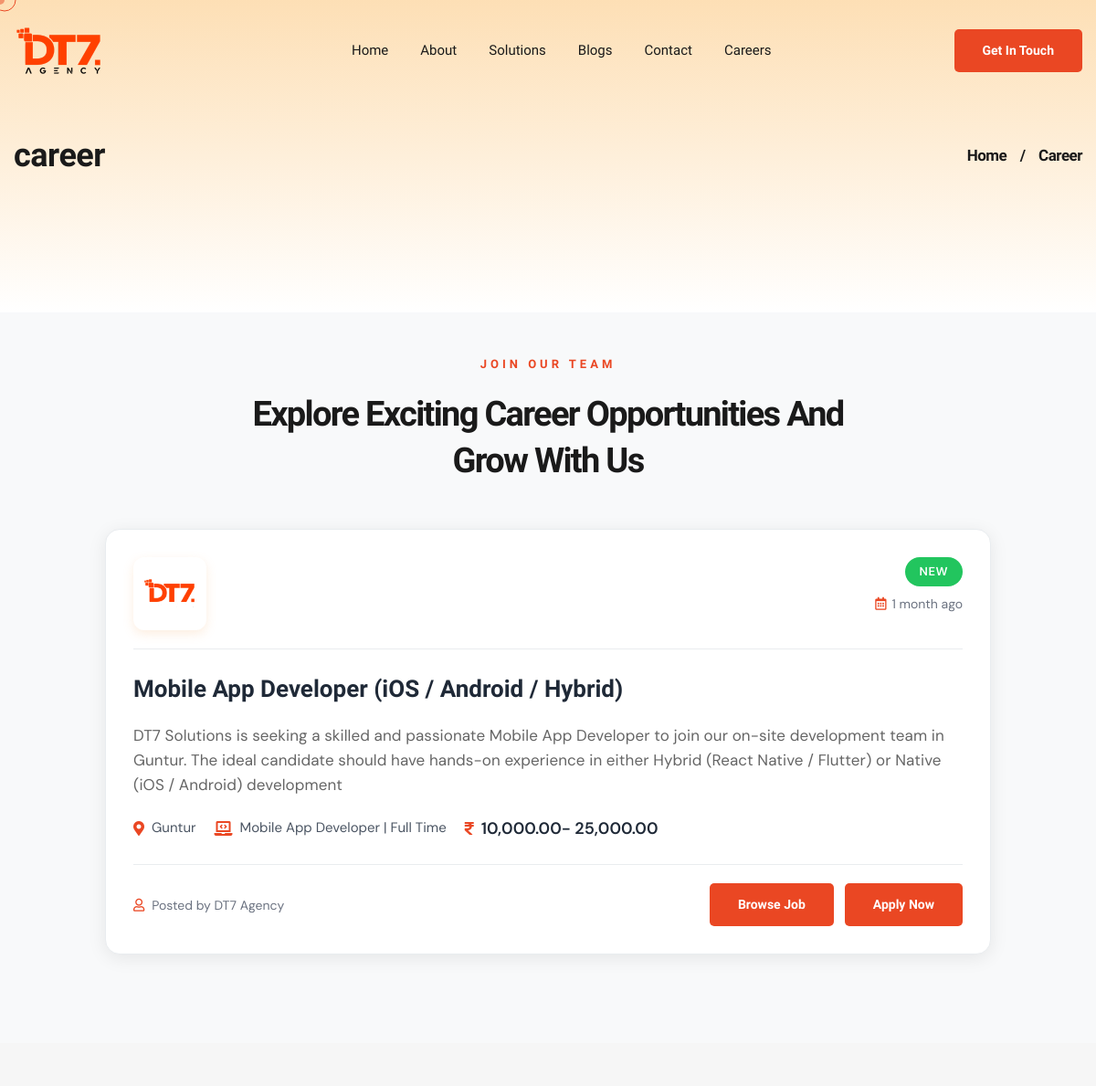
The app's page /career/ (upper part), older data.
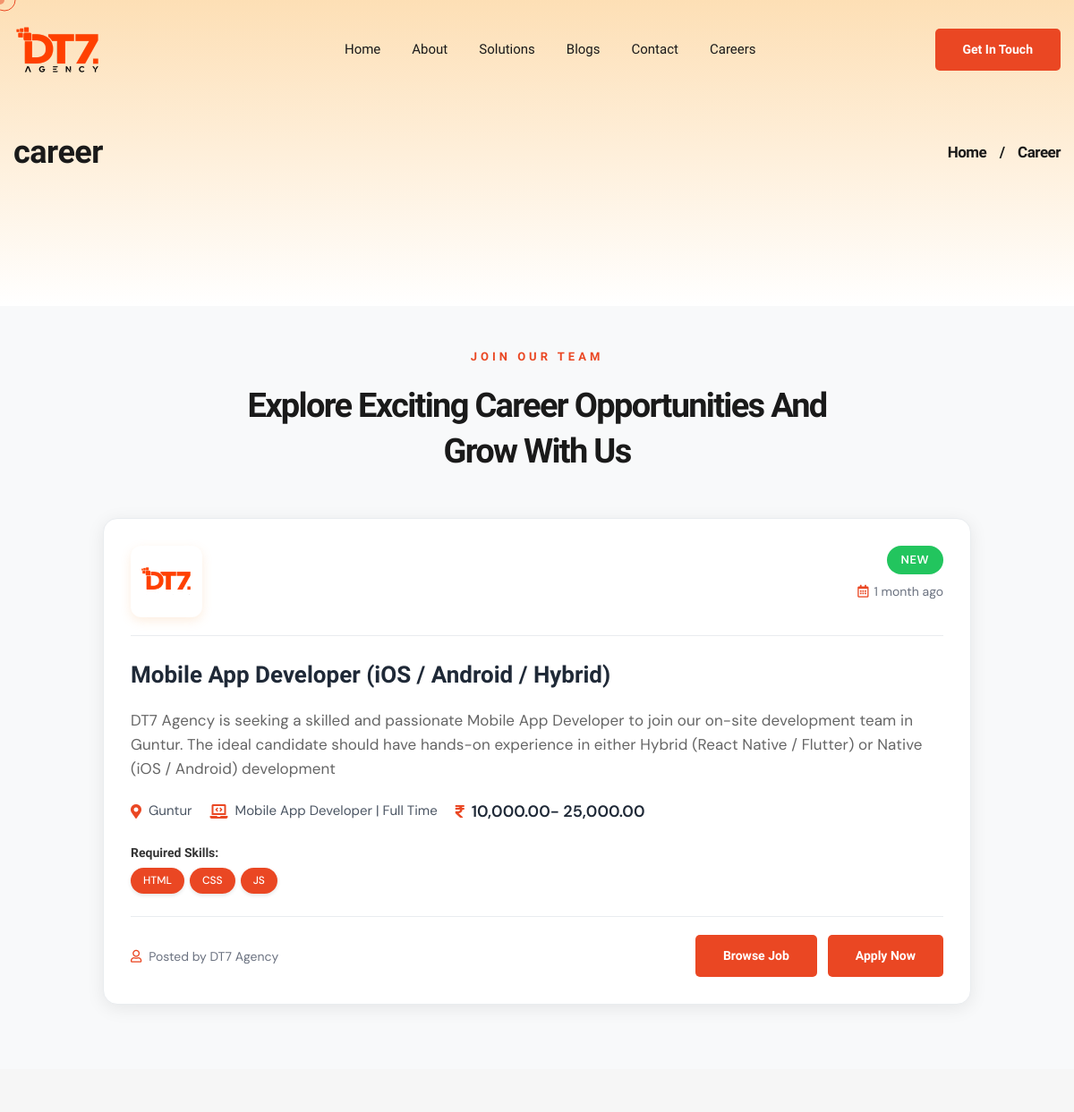
The same page, newer data.
### DT7App/models.py (models this page shows, shortened)
class JobPost(models.Model):
    Id = models.AutoField(primary_key=True)
    Title = models.CharField(max_length=225, default="Job Title")
    Department = models.CharField(max_length=100,choices=DEPARTMENT_CHOICES,blank=True,null=True)
    ShortDescription = models.CharField(max_length=255, blank=True, default="", null=True)
    Location = models.CharField(max_length=150, blank=True, null=True)
    Experience = models.CharField(max_length=100, blank=True, null=True)
    Salary = models.CharField(max_length=100, blank=True, null=True)
    JobType = models.CharField(max_length=50, choices=[
        ('Full Time', 'Full Time'),
        ('Part Time', 'Part Time'),
        ('Internship', 'Internship'),
        ('Contract', 'Contract'),
    ], default='Full Time')
    Requirements = models.TextField(blank=True, null=True)
    Body = RichTextField(blank=True, null=True)
    PostedBy = models.CharField(max_length=100, blank=True, null=True)
    PostedDate = models.DateTimeField(default=datetime.now)
    Deadline = models.DateField(blank=True, null=True)
    status = models.IntegerField(choices=STATUS, default=0)
    MetaTitle = models.CharField(max_length=255, blank=True, default="", null=True)
    MetaDescription = models.CharField(max_length=255, blank=True, default="", null=True)
    MetaKeywords = models.CharField(max_length=255, blank=True, default="", null=True)
    class Meta:
        ordering = ['-PostedDate']

### DT7App/views.py (the view)
# urls.py: path('career/', Carrer , name='career'),
def Carrer(request):
    jobpost = JobPost.objects.filter(status=1).order_by('-Id')
    for post in jobpost:
        post.skills_list = [skill.strip() for skill in (post.Requirements or "").split(",") if skill.strip()]
    paginator = Paginator(jobpost, 6)
    page = request.GET.get('page')
    posts = paginator.get_page(page)
    return render(request, 'uifiles/carrer.html',{'jobs':posts,'posts':posts,'page':page,'navbar':'Carrer'})

### DT7App/context_processors.py (called while the page is built)
def get_client_ip(request):
    x_forwarded_for = request.META.get('HTTP_X_FORWARDED_FOR')
    if x_forwarded_for:
        ip = x_forwarded_for.split(',')[0]
    else:
        ip = request.META.get('REMOTE_ADDR')
    return ip

def get_geolocation(ip):
    url = f'http://ip-api.com/json/{ip}'
    response = requests.get(url)
    if response.status_code == 200:
        data = response.json()
        city = data.get('city')  # Use .get() to handle missing keys
        if city:
            return city
        else:
            return "City not found"  # Default message if 'city' is missing
    else:
        return f"Error: {response.status_code}"

def location_data(request):
    user_ip = get_client_ip(request)
    location_data = get_geolocation(user_ip)
    city = 'guntur'
    if location_data:
        city = location_data
    return {
        'city': city
    }

### templates/uifiles/carrer.html (shortened to what the changed rows need)
{% extends 'uifiles/subase.html' %}
{% load static %}
{% load time_filters %}
{% block content %}
<div class="page-wrapper">
    <section class="page-header">
        <div class="container">
            <div class="page-header__content">
                <h1 class="page-header__title wow animated fadeInLeft" data-wow-delay="0.1s" data-wow-duration="1500ms">
                    career</h1>
            </div>
        </div>
    </section>
    <section class="blog-one career-section pt-5 pb-5">
        <div class="container">
                <div class="main-row">
                    <div class="row justify-content-center">
                        {% for jobitem in jobs %}
                        <div class="col-xl-10 col-lg-11 col-md-12 wow animated fadeInUp mb-4" data-wow-delay="0.1s"
                            data-wow-duration="1500ms">
                            <div class="career-card">
                                <div class="career-card__header">
                                    <div class="career-card__logo">
                                        <img src="{% static 'assets/images/logowhite.png' %}" alt="Company Logo" class="career-logo">
                                    </div>
                                    <div class="career-card__meta">
                                        <span class="career-badge career-badge--new">New</span>
                                        <span class="career-date">
                                            <i class="far fa-calendar-alt"></i> {{ jobitem.PostedDate|time_ago }}
                                        </span>
                                    </div>
                                </div>
                                <div class="career-card__body">
                                    <h4 class="career-card__title">{{ jobitem.Title }}</h4>
                                    <p>{{ jobitem.ShortDescription }}</p>
                                    <div class="career-card__details">
                                        <div class="career-detail-item">
                                            <i class="fas fa-map-marker-alt"></i>
                                            <span>{{ jobitem.Location }}</span>
                                        </div>
                                        <div class="career-detail-item">
                                            <i class="fas fa-solid fa-laptop-code"></i>
                                            <span class="salary-amount">{{ jobitem.Department }} | {{ jobitem.JobType}}</span>
                                        </div>
                                        <div class="career-detail-item career-salary">
                                            <i class="fas fa-rupee-sign"></i>
                                            <span class="salary-amount">{{ jobitem.Salary }}</span>
                                        </div>
                                    </div>
                                    {% if jobitem.skills_list %}
                                    <div class="career-card__requirements">
                                        <h6>Required Skills:</h6>
                                        <div class="skills-badges">
                                            {% for skill in jobitem.skills_list %}
                                            <span class="skill-badge">{{ skill }}</span>
                                            {% endfor %}
                                        </div>
                                    </div>
                                    {% endif %}
                                </div>
                                <div class="career-card__footer ">
                                    <div class="career-author">
                                        <i class="far fa-user"></i>
                                        <span>Posted by {{ jobitem.PostedBy }}</span>
                                    </div>
                                    <div class="career-actions">
                                        <a href="/career/{{ jobitem.Id }}/"
                                            class="blog-page__blog-btn digihub-btn digihub-btn--secondary"
                                            title="Learn more about {{ jobitem.Title }}">
                                            Browse Job
                                        </a>
                                        <a href="#" class="blog-page__blog-btn digihub-btn digihub-btn--secondary"
                                            data-bs-toggle="modal" data-bs-target="#applyJobModal" data-jobtitle="{{ jobitem.Title }}">
                                            Apply Now
                                        </a>
                                    </div>
                                </div>
                            </div>
                        </div>
                        {% endfor %}
                    </div>
                </div>
        </div>
    </section>
    {% endblock %}

Row changes from the older to the newer data that the page shows:
changed JobPost "Mobile App Developer (iOS / Android / Hybrid)": ShortDescription "DT7 Solutions is seeking a skilled…" → "DT7 Agency is seeking a skilled…"; now shows "Required Skills:"
Text that changed along with them:
new list line: "HTML"
new list line: "CSS"
new list line: "JS"
